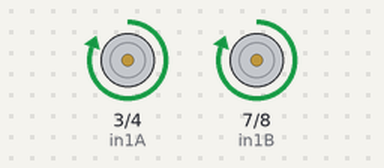
A sketch run on a simulated Arduino Uno, built with avr-gcc and run on an emulated ATmega328P. Shown: motor-driver pin pairs drawn as motors (green arrow = first pin HIGH = forward, orange = second pin HIGH = backward, longer = more drive, scaled by the enable pin). At 7.5 s the program stops and its outputs stay as they are.

Above: at 0.1 s.
At 5.1 s:
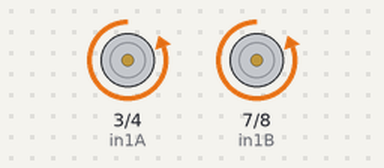
At 7.1 s:
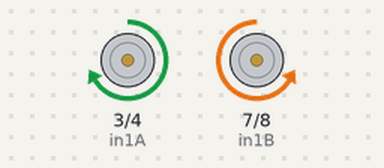
At 7.6 s:
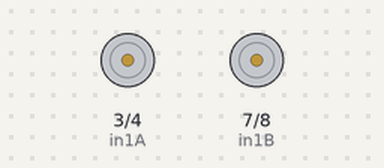
Timing chart, 0 to 9.0 s (numbered marks = the images above):
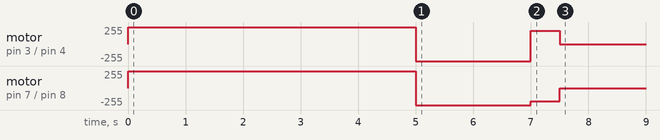

The sketch:

fuhArduin.ino
```cpp
// defining the pins and what not
// Motor A
int pwmA = 5;
int in1A = 3;
int in2A = 4;

// Motor B
int pwmB = 6;
int in1B = 7;
int in2B = 8;

// Controlling the motors
void motorA(int speed) {
  if (speed >= 0) { // if greater than forwards
    digitalWrite(in1A, HIGH);
    digitalWrite(in2A, LOW);
    analogWrite(pwmA, speed);
  } else { // backward
    digitalWrite(in1A, LOW);
    digitalWrite(in2A, HIGH);
    analogWrite(pwmA, -speed);
  }
}

void motorB(int speed) {
  if (speed >= 0) {
    digitalWrite(in1B, HIGH);
    digitalWrite(in2B, LOW);
    analogWrite(pwmB, speed);
  } else {
    digitalWrite(in1B, LOW);
    digitalWrite(in2B, HIGH);
    analogWrite(pwmB, -speed);
  }
}

// Turning people
void turnHard(int direction, int speed, int duration) {
  // 1 = right -1 = left
  if (direction == 1) {
    motorA(speed);
    motorB(-speed);
  } else {
    motorA(-speed);
    motorB(speed);
  }
  delay(duration);
  stopMotors();
}

// direction: 1 = right, -1 = left
// difference = how much slower the inside wheel is
void turnSoft(int direction, int speed, int difference, int duration) {
  if(direction == 1) {
    motorA(speed);
    motorB(speed - difference);
  } else {
    motorA(speed - difference);
    motorB(speed);
  }
}

// stop function
void stopMotors() {
  analogWrite(pwmA, 0);
  analogWrite(pwmB, 0);
}

void setup() {
  pinMode(pwmA, OUTPUT);
  pinMode(pwmB, OUTPUT);
  pinMode(in1A, OUTPUT);
  pinMode(in2A, OUTPUT);
  pinMode(in1B, OUTPUT);
  pinMode(in2B, OUTPUT);
}

void loop() {

  motorA(255);
  motorB(255);
  delay(5000);

  motorA(-255);
  motorB(-255);
  delay(2000);

    turnHard(1, 200, 500);


  turnSoft(-1, 200, 60, 1000);

  stopMotors();

  while (1);

}
```

Measured:
- by itself, motor on pin 3 (in1A) / pin 4 (in2A): stopped → forward 255/255 at 0.00 s, → backward 255/255 5.0 s later, → forward 200/255 2.0 s later, → stopped 0.50 s later
- by itself, motor on pin 7 (in1B) / pin 8 (in2B): stopped → forward 255/255 at 0.00 s, → backward 255/255 5.0 s later, → backward 200/255 2.0 s later, → stopped 0.50 s later
